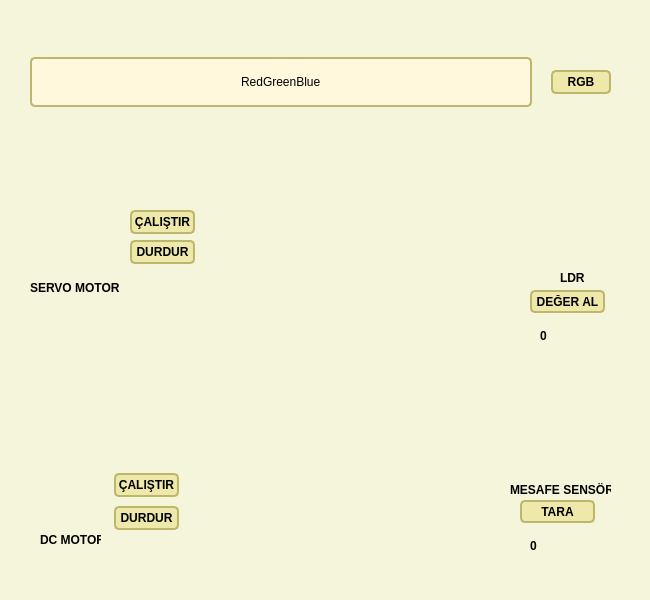
<?xml version="1.0" encoding="UTF-8"?>
<ui version="4.0">
 <class>MainWindow</class>
 <widget class="QMainWindow" name="MainWindow">
  <property name="geometry">
   <rect>
    <x>0</x>
    <y>0</y>
    <width>650</width>
    <height>600</height>
   </rect>
  </property>
  <property name="windowTitle">
   <string>MainWindow</string>
  </property>
  <property name="styleSheet">
   <string notr="true">QWidget {
   background-color: beige;
}

/* Nice Windows-XP-style password character. */
QLineEdit[echoMode=&quot;2&quot;] {
    lineedit-password-character: 9679;
}

/* We provide a min-width and min-height for push buttons
   so that they look elegant regardless of the width of the text. */
QPushButton {
    background-color: palegoldenrod;
    border-width: 2px;
    border-color: darkkhaki;
    border-style: solid;
    border-radius: 5;
    padding: 3px;
    min-width: 9ex;
    min-height: 2.5ex;
}

QPushButton:hover {
   background-color: khaki;
}

/* Increase the padding, so the text is shifted when the button is
   pressed. */
QPushButton:pressed {
    padding-left: 5px;
    padding-top: 5px;
    background-color: #d0d67c;
}

QLabel, QAbstractButton {
    font: bold;
}

/* Mark mandatory fields with a brownish color. */
.mandatory {
    color: brown;
}

/* Bold text on status bar looks awful. */
QStatusBar QLabel {
   font: normal;
}

QStatusBar::item {
    border-width: 1;
    border-color: darkkhaki;
    border-style: solid;
    border-radius: 2;
}

QComboBox, QLineEdit, QSpinBox, QTextEdit, QListView {
    background-color: cornsilk;
    selection-color: #0a214c; 
    selection-background-color: #C19A6B;
}

QListView {
    show-decoration-selected: 1;
}

QListView::item:hover {
    background-color: wheat;
}

/* We reserve 1 pixel space in padding. When we get the focus,
   we kill the padding and enlarge the border. This makes the items
   glow. */
QLineEdit, QFrame {
    border-width: 2px;
    padding: 1px;
    border-style: solid;
    border-color: darkkhaki;
    border-radius: 5px;
}

/* As mentioned above, eliminate the padding and increase the border. */
QLineEdit:focus, QFrame:focus {
    border-width: 3px;
    padding: 0px;
}

/* A QLabel is a QFrame ... */
QLabel {
    border: none;
    padding: 0;
    background: none;
}

/* A QToolTip is a QLabel ... */
QToolTip {
    border: 2px solid darkkhaki;
    padding: 5px;
    border-radius: 3px;
    opacity: 200;
}

/* Nice to have the background color change when hovered. */
QRadioButton:hover, QCheckBox:hover {
    background-color: wheat;
}

/* Force the dialog's buttons to follow the Windows guidelines. */
QDialogButtonBox {
    button-layout: 0;
}

</string>
  </property>
  <widget class="QWidget" name="centralwidget">
   <widget class="QPushButton" name="pushButton_mesafetara">
    <property name="geometry">
     <rect>
      <x>520</x>
      <y>500</y>
      <width>75</width>
      <height>23</height>
     </rect>
    </property>
    <property name="text">
     <string>TARA</string>
    </property>
   </widget>
   <widget class="QPushButton" name="pushButton_ldrdeger">
    <property name="geometry">
     <rect>
      <x>530</x>
      <y>290</y>
      <width>75</width>
      <height>23</height>
     </rect>
    </property>
    <property name="text">
     <string>DEĞER AL</string>
    </property>
   </widget>
   <widget class="QLabel" name="label_ldr_pic">
    <property name="geometry">
     <rect>
      <x>520</x>
      <y>170</y>
      <width>111</width>
      <height>101</height>
     </rect>
    </property>
    <property name="text">
     <string/>
    </property>
    <property name="pixmap">
     <pixmap>image/ldr.png</pixmap>
    </property>
   </widget>
   <widget class="QLabel" name="label_dc_pic">
    <property name="geometry">
     <rect>
      <x>14</x>
      <y>470</y>
      <width>91</width>
      <height>51</height>
     </rect>
    </property>
    <property name="text">
     <string/>
    </property>
    <property name="pixmap">
     <pixmap>image/dc_motor.png</pixmap>
    </property>
   </widget>
   <widget class="QLabel" name="label_servo_pic">
    <property name="geometry">
     <rect>
      <x>20</x>
      <y>170</y>
      <width>101</width>
      <height>121</height>
     </rect>
    </property>
    <property name="text">
     <string/>
    </property>
    <property name="pixmap">
     <pixmap>image/servo.png</pixmap>
    </property>
   </widget>
   <widget class="QLabel" name="label_mesafepic">
    <property name="geometry">
     <rect>
      <x>510</x>
      <y>420</y>
      <width>111</width>
      <height>61</height>
     </rect>
    </property>
    <property name="text">
     <string/>
    </property>
    <property name="pixmap">
     <pixmap>image/mesafe.png</pixmap>
    </property>
   </widget>
   <widget class="QWidget" name="layoutWidget">
    <property name="geometry">
     <rect>
      <x>30</x>
      <y>31</y>
      <width>581</width>
      <height>102</height>
     </rect>
    </property>
    <layout class="QHBoxLayout" name="horizontalLayout">
     <item>
      <widget class="QLineEdit" name="lineEdit_rgb">
       <property name="minimumSize">
        <size>
         <width>0</width>
         <height>50</height>
        </size>
       </property>
       <property name="text">
        <string>RedGreenBlue</string>
       </property>
       <property name="alignment">
        <set>Qt::AlignCenter</set>
       </property>
      </widget>
     </item>
     <item>
      <widget class="QLabel" name="label_rgb_pic">
       <property name="text">
        <string/>
       </property>
       <property name="pixmap">
        <pixmap>image/rgb.png</pixmap>
       </property>
      </widget>
     </item>
     <item>
      <widget class="QPushButton" name="rgb">
       <property name="minimumSize">
        <size>
         <width>60</width>
         <height>18</height>
        </size>
       </property>
       <property name="text">
        <string>RGB</string>
       </property>
      </widget>
     </item>
    </layout>
   </widget>
   <widget class="QWidget" name="layoutWidget">
    <property name="geometry">
     <rect>
      <x>130</x>
      <y>210</y>
      <width>65</width>
      <height>54</height>
     </rect>
    </property>
    <layout class="QVBoxLayout" name="verticalLayout">
     <item>
      <widget class="QPushButton" name="pushButton_servorun">
       <property name="text">
        <string>ÇALIŞTIR</string>
       </property>
      </widget>
     </item>
     <item>
      <widget class="QPushButton" name="pushButton_servostop">
       <property name="text">
        <string>DURDUR</string>
       </property>
      </widget>
     </item>
    </layout>
   </widget>
   <widget class="QWidget" name="layoutWidget">
    <property name="geometry">
     <rect>
      <x>114</x>
      <y>470</y>
      <width>65</width>
      <height>63</height>
     </rect>
    </property>
    <layout class="QVBoxLayout" name="verticalLayout_2">
     <item>
      <widget class="QPushButton" name="pushButton_dcrun">
       <property name="text">
        <string>ÇALIŞTIR</string>
       </property>
      </widget>
     </item>
     <item>
      <widget class="QPushButton" name="pushButton_dcstop">
       <property name="text">
        <string>DURDUR</string>
       </property>
      </widget>
     </item>
    </layout>
   </widget>
   <widget class="QLabel" name="label_dc">
    <property name="geometry">
     <rect>
      <x>40</x>
      <y>530</y>
      <width>61</width>
      <height>20</height>
     </rect>
    </property>
    <property name="text">
     <string>DC MOTOR</string>
    </property>
   </widget>
   <widget class="QLabel" name="label_ldr">
    <property name="geometry">
     <rect>
      <x>560</x>
      <y>270</y>
      <width>31</width>
      <height>16</height>
     </rect>
    </property>
    <property name="layoutDirection">
     <enum>Qt::LeftToRight</enum>
    </property>
    <property name="text">
     <string>LDR</string>
    </property>
   </widget>
   <widget class="QLabel" name="label_servo">
    <property name="geometry">
     <rect>
      <x>30</x>
      <y>280</y>
      <width>91</width>
      <height>16</height>
     </rect>
    </property>
    <property name="text">
     <string>SERVO MOTOR</string>
    </property>
   </widget>
   <widget class="QLabel" name="label_mesafe">
    <property name="geometry">
     <rect>
      <x>510</x>
      <y>480</y>
      <width>101</width>
      <height>20</height>
     </rect>
    </property>
    <property name="text">
     <string>MESAFE SENSÖRÜ</string>
    </property>
   </widget>
   <widget class="QLabel" name="label">
    <property name="geometry">
     <rect>
      <x>540</x>
      <y>320</y>
      <width>47</width>
      <height>31</height>
     </rect>
    </property>
    <property name="text">
     <string>0</string>
    </property>
   </widget>
   <widget class="QLabel" name="label_2">
    <property name="geometry">
     <rect>
      <x>530</x>
      <y>530</y>
      <width>63</width>
      <height>31</height>
     </rect>
    </property>
    <property name="text">
     <string>0</string>
    </property>
   </widget>
  </widget>
  <widget class="QStatusBar" name="statusbar"/>
 </widget>
 <resources/>
 <connections/>
</ui>
